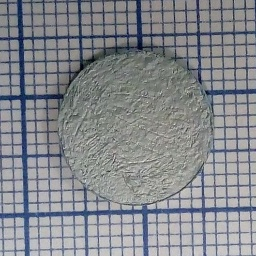
#> input picture cnn/dataset/images/102.jpg, 256 x 256 px, found by its file name; its folder holds only this picture in this run
$ jupyter execute --allow-errors grid_detection.ipynb
#> lines starting #> are read from the running program, lines starting #| are printed output that depends on the picture; long printed decimals are rounded
[cell 1]
import numpy as np
import matplotlib.pyplot as plt
from PIL import Image
from skimage import color, util, transform as trans, filters, feature
import os
from scipy import ndimage, signal
from sklearn import cluster

[cell 2]
images_path = os.path.join('dataset', 'images')

def get(filename):
    return np.array(Image.open(os.path.join(images_path, filename)))

def by_id(i):
    return get(f'{i}.jpg')

def random_images(k=1):
    return tuple(map(get, np.random.choice(os.listdir(images_path), k)))

def hsv_gray(image):
    return color.rgb2gray(color.rgb2hsv(image))

def levels(image, f=np.nansum):
    return f(image, axis=0), f(image, axis=1)

# [8 lines left out: function freqs, not called in this run]


def fft2d(image):
    return np.fft.fftshift(np.fft.fft2(np.fft.ifftshift(image)))

def ifft2d(image):
    return np.fft.fftshift(np.fft.ifft2(np.fft.ifftshift(image)))

# [11 lines left out: functions ftfilter, radfilter, not called in this run]

# Fourier 1D

## Algoritmo

[cell 3]
w, h = size = np.array([256, 256])
dx, dy = size/np.random.randint(5, 20, 2)
dx, dy

[cell 4]
l = 2 # pixels
image = np.zeros(size)
for x in np.arange(0, w, dx):
    image[int(x)-l//2:int(x)+l//2] = 1
for y in np.arange(0, h, dy):
    image[:, int(y)-l//2:int(y)+l//2] = 1

plt.imshow(image, cmap='gray')
plt.show()

[cell 5]
plt.plot(np.sum(image, axis=1))
plt.plot(np.sum(image, axis=0), '--')
plt.show()
#> figure, not shown here; curve peaks at x = 14, y = 256; curve peaks at x = 24, y = 256

[cell 6]
t = np.arange(0, w)
freq_x = np.fft.fftfreq(w, 1)
freq_y = np.fft.fftfreq(h, 1)
fft_x = np.abs(np.fft.fft(np.sum(image, axis=1)))
fft_y = np.abs(np.fft.fft(np.sum(image, axis=0)))
plt.plot(freq_x, fft_x)
plt.plot(freq_y, fft_y)
plt.show()

[cell 7]
vals_x, vals_y = freq_x[fft_x == np.sort(fft_x)[-2]], freq_y[fft_y == np.sort(fft_y)[-2]]
vals_x, vals_y

#> (a cell that did not finish here is left out)

#> (a cell that did not finish here is left out)

[cell 10]
ft = np.fft.ifftshift(image)
ft = np.fft.fft2(ft)
ft = np.fft.fftshift(ft)

[cell 11]
plt.imshow(np.abs(ft))

## Implementação

[cell 12]
IMAGES_PATH = os.path.join('dataset', 'images')
#> (the rest of this cell did not finish here and is left out)

[cell 13]
# [8 lines left out: function get_freq, not called in this run]

[cell 14]
plt.figure(figsize=(5, 5))
#> (the rest of this cell did not finish here and is left out)

[cell 15]
plt.figure(figsize=(5, 5))
#> (the rest of this cell did not finish here and is left out)

# Transformação de Hough

$$
x\sin\theta - y\cos\theta + \rho = 0
$$

[cell 16]
image = random_images()[0]
#> in get, returned value is the input picture: shape (256, 256, 3); mean R, G, B 133.4, 136.3, 141.3
imgray = color.rgb2gray(image)
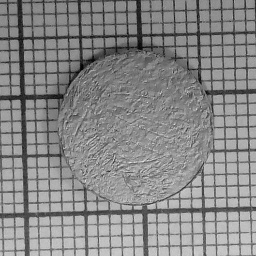
#> imgray: shape (256, 256) float64; min 0.00254, max 0.907, mean 0.533
plt.imshow(imgray)

[cell 17]
#thres = filters.threshold_otsu(ndimage.sobel(imgray))
edges = hsv_gray(ndimage.laplace(image))#feature.canny(imgray)
#> in hsv_gray, `return color.rgb2gray(color.rgb2hsv(image))`:
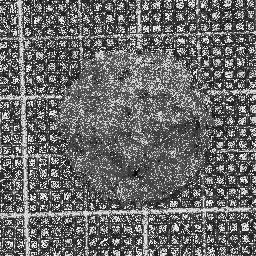
#> returned value: shape (256, 256) float64; min 0.000283, max 1, mean 0.415
plt.imshow(edges, cmap='gray')

[cell 18]
lines = trans.probabilistic_hough_line(edges,line_length=5, line_gap=5)
#> lines = 3822 items

[cell 19]
thetas = []
plt.imshow(edges*0)
for line in lines:
    (x0, y0), (x1, y1) = line
    plt.plot((x0, x1), (y0, y1))
    thetas.append(np.abs(np.arctan2(np.abs(y1-y0), np.abs(x1-x0))))
#> this loop made 3822 passes
#> (x0, y0, x1, y1) on passes 1 to 3: (215, 255, 0, 40), (216, 255, 0, 39), (255, 195, 0, 182)
#> after the loop, thetas = 3822 values, max 1.57 at index 176, min 0 at index 138, mean 0.737
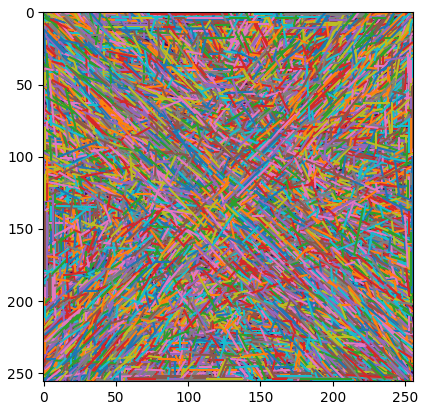
#> figure drawn by matplotlib, 1 panel

[cell 20]
X = np.abs(thetas)
#> X has the same summary as thetas
hist, bins, _ = plt.hist(X, bins=50)
#> hist = 50 values, max 508 at index 24, min 25 at index 25, mean 76.44; bins = 51 values from 0 to 1.57
maxs = bins[:-1][np.isin(hist, np.sort(hist)[::-1][:2])]
#> maxs = [0, 0.754]
plt.vlines(maxs, 0, hist.max(), color='red')
plt.show()
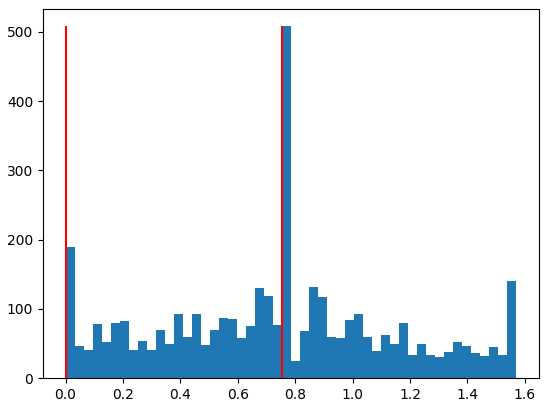
#> figure drawn by matplotlib, 1 panel; tallest bar 508 high, from x = 0.754 to 0.785

[cell 21]
print(maxs)
#| [0.         0.754]
angle = np.degrees(maxs.max() - maxs.min())
#> angle = 43.2
print(angle)
#| 43.2
print(np.abs(90-angle)/90*100)
#| 52.0

[cell 22]
fig, (ax1, ax2) = plt.subplots(1, 2, figsize=(10, 4))
ax1.imshow(edges*0)
ax2.imshow(edges*0)

X, Y = [], []
for line in lines:
    (x0, y0), (x1, y1) = line
    angle = np.abs(np.arctan2(y1-y0, x1-x0))
    if maxs[0]:
        if maxs[0]*0.9 < angle < maxs[0]*1.1:
            ax1.plot((x0, x1), (y0, y1))
    else:
        if angle < np.abs(maxs[1]-np.pi/2)*1.1 or np.pi*0.9 < angle < np.pi*1.1:
            ax1.plot((x0, x1), (y0, y1))
            Y.append((y0+y1)/2)
    if maxs[1]*0.9 < angle < maxs[1]*1.1:
        ax2.plot((x0, x1), (y0, y1))
        X.append((x0+x1)/2)
#> this loop made 3822 passes
#> (x0, y0, x1, y1, angle) on passes 1 to 3: (215, 255, 0, 40, 2.36), (216, 255, 0, 39, 2.36), (255, 195, 0, 182, 3.09)
X, Y = np.array(X), np.array(Y)
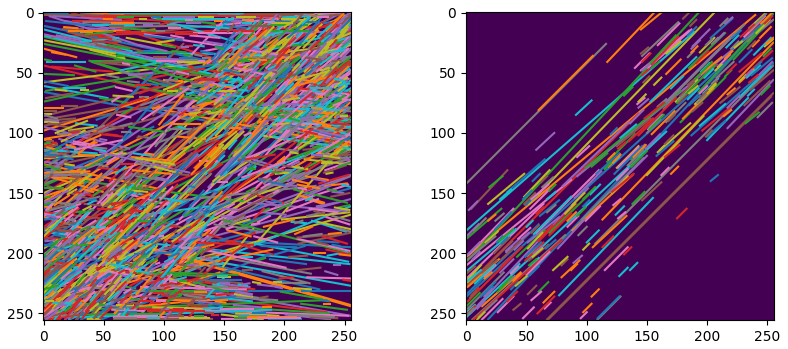
#> figure drawn by matplotlib, 2 panels

[cell 23]
plt.plot(np.sort(X))
plt.plot(np.sort(Y))
#> figure, not shown here; curve peaks at x = 345, y = 252; curve peaks at x = 1528, y = 255

[cell 24]
plt.hist([np.abs(Y[Y > y] - y).min() for y in Y if len(Y[Y > y])], bins=20)
plt.show()
#> figure, not shown here; tallest bar 1461 high, from x = 0.5 to 0.525

# Fourier 2D

[cell 25]
image = random_images()[0]
imgray = color.rgb2gray(image)
plt.imshow(imgray, cmap='gray')

[cell 26]
fft = np.abs(fft2d(imgray))
xfreqs = np.fft.ifftshift(np.fft.fftfreq(fft.shape[0], 1))
yfreqs = np.fft.ifftshift(np.fft.fftfreq(fft.shape[1], 1))
yquad = fft[:fft.shape[0]//2]
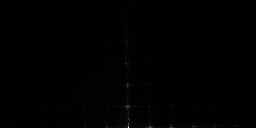
#> yquad: shape (128, 256) float64; min 0.0453, max 2758, mean 15.9; drawn with min black and max white
xquad = fft[:, :fft.shape[1]//2]
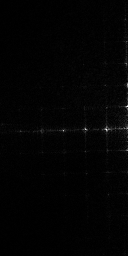
#> xquad: shape (256, 128) float64; min 0.0453, max 1135.1, mean 15.7; drawn with min black and max white
fig, axs = plt.subplots(1, 3, figsize=(9, 3))
axs[0].imshow(fft)
axs[1].imshow(yquad)
axs[2].imshow(xquad)

[cell 27]
fig = plt.figure(figsize=(10, 5))
ax1 = fig.add_subplot(1, 2, 1, projection='3d')
ax2 = fig.add_subplot(1, 2, 2, projection='3d')
ax1.plot_surface(*np.meshgrid(np.arange(0, yquad.shape[1]), np.arange(0, yquad.shape[0])), yquad)
ax2.plot_surface(*np.meshgrid(np.arange(0, xquad.shape[0]), np.arange(0, xquad.shape[1])), xquad.T)
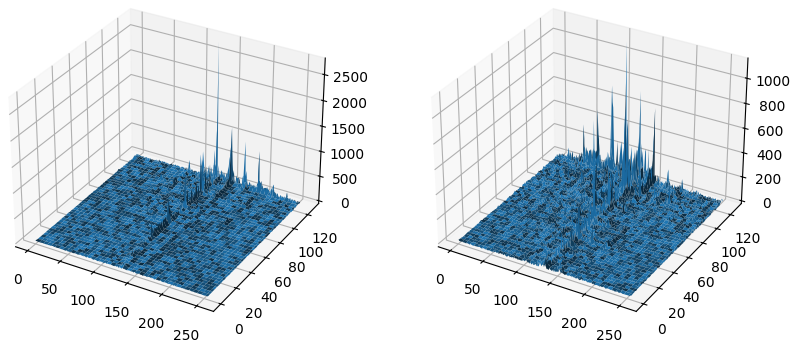
#> figure drawn by matplotlib, 2 panels

[cell 28]
fig, axs = plt.subplots(1, 2, figsize=(10, 2))
ymean = np.mean(fft, axis=1)
xmean = np.mean(fft, axis=0)
axs[0].plot(yfreqs, ymean)
axs[1].plot(xfreqs, xmean)
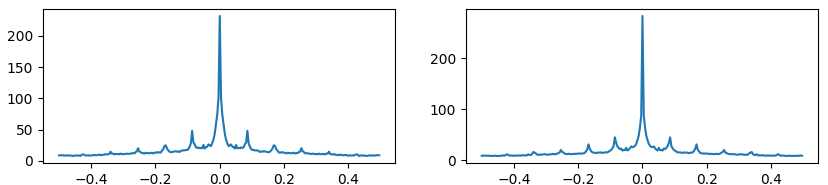
#> figure drawn by matplotlib, 2 panels; panel 1: curve peaks at x = 0, y = 232; panel 2: curve peaks at x = 0, y = 282.9

[cell 29]
fig, axs = plt.subplots(1, 2, figsize=(10, 2))
(ypeaks, _), (xpeaks, _) = signal.find_peaks(ymean), signal.find_peaks(xmean)
Py = ypeaks[ymean[ypeaks] == ymean[ypeaks][np.isin(ymean[ypeaks], ymean[yfreqs < yfreqs[ymean == ymean[ypeaks].max()][0]])].max()]
Px = xpeaks[xmean[xpeaks] == xmean[xpeaks][np.isin(xmean[xpeaks], xmean[xfreqs < xfreqs[xmean == xmean[xpeaks].max()][0]])].max()]

axs[0].plot(yfreqs, ymean)
axs[0].plot(yfreqs[ypeaks], ymean[ypeaks], '+')
axs[0].plot(yfreqs[Py], ymean[Py], 'o')
axs[1].plot(xfreqs, xmean)
axs[1].plot(xfreqs[xpeaks], xmean[xpeaks], '+')
axs[1].plot(xfreqs[Px], xmean[Px], 'o')
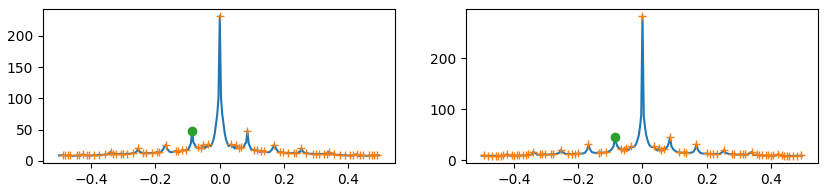
#> figure drawn by matplotlib, 2 panels; panel 1: curve peaks at x = 0, y = 232; panel 1: curve peaks at x = 0, y = 232; panel 2: curve peaks at x = 0, y = 282.9; panel 2: curve peaks at x = 0, y = 282.9

[cell 30]
xfreqs[Px][0], xfreqs[Py][0]
#> Out = (-0.0859, -0.0859)

$ run again, on cnn/dataset/images/168.jpg
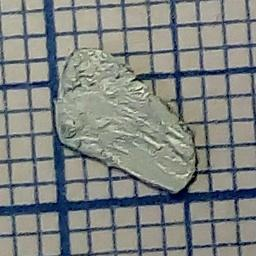
#> input picture cnn/dataset/images/168.jpg, 256 x 256 px, found by its file name
#> in get, returned value is the input picture: shape (256, 256, 3); mean R, G, B 128.6, 132.3, 129
#> in hsv_gray, `return color.rgb2gray(color.rgb2hsv(image))`:
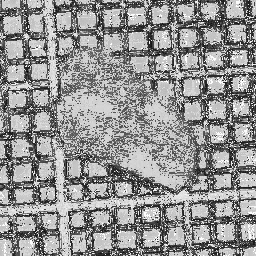
#> returned value: shape (256, 256) float64; min 0, max 1, mean 0.583
#> lines = 3848 items
#> the loop `for line in lines:` made 3848 passes
#> (x0, y0, x1, y1) on passes 1 to 3: (0, 244, 255, 14), (0, 169, 255, 33), (147, 90, 255, 31)
#> after the loop `for line in lines:`: thetas = 3848 values, max 1.57 at index 420, min 0 at index 235, mean 0.748
#> X has the same summary as thetas
#> hist = 50 values, max 492 at index 24, min 27 at index 42, mean 76.96; bins = 51 values from 0 to 1.57
#> maxs = [0, 0.754]
#| [0.         0.754]
#> `angle = np.degrees(maxs.max() - maxs.min())`: angle = 43.2
#| 43.2
#| 52.0
#> the loop `for line in lines:` made 3848 passes
#> (x0, y0, x1, y1, angle) on passes 1 to 3: (0, 244, 255, 14, 0.734), (0, 169, 255, 33, 0.49), (147, 90, 255, 31, 0.5)
#> `[cell 29] fig, axs = plt.subplots(1, 2, figsize=(10, 2)) (ypeaks, _), ..`:
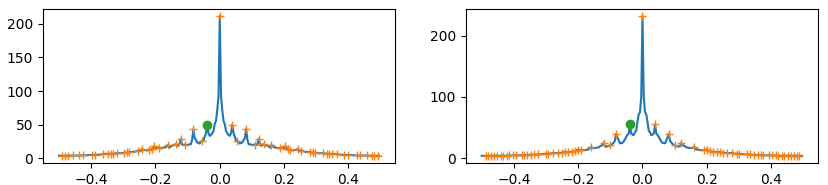
#> figure drawn by matplotlib, 2 panels; panel 1: curve peaks at x = 0, y = 211.8; panel 1: curve peaks at x = 0, y = 211.8; panel 2: curve peaks at x = 0, y = 232.5; panel 2: curve peaks at x = 0, y = 232.5
#> Out = (-0.0391, -0.0391)

$ run again, on cnn/dataset/images/171.jpg
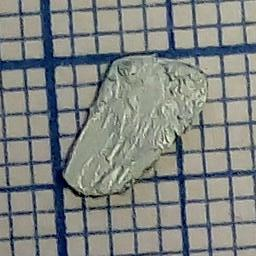
#> input picture cnn/dataset/images/171.jpg, 256 x 256 px, found by its file name
#> in get, returned value is the input picture: shape (256, 256, 3); mean R, G, B 128.6, 132.3, 129
#> lines = 3896 items
#> the loop `for line in lines:` made 3896 passes
#> (x0, y0, x1, y1) on passes 1 to 3: (86, 255, 255, 23), (255, 254, 1, 0), (100, 255, 255, 64)
#> after the loop `for line in lines:`: thetas = 3896 values, max 1.57 at index 31, min 0 at index 27, mean 0.741
#> X has the same summary as thetas
#> hist = 50 values, max 511 at index 24, min 21 at index 25, mean 77.92; bins = 51 values from 0 to 1.57
#> maxs = [0, 0.754]
#| [0.         0.754]
#> `angle = np.degrees(maxs.max() - maxs.min())`: angle = 43.2
#| 43.2
#| 52.0
#> the loop `for line in lines:` made 3896 passes
#> (x0, y0, x1, y1, angle) on passes 1 to 3: (86, 255, 255, 23, 0.941), (255, 254, 1, 0, 2.36), (100, 255, 255, 64, 0.889)
#> `[cell 29] fig, axs = plt.subplots(1, 2, figsize=(10, 2)) (ypeaks, _), ..`:
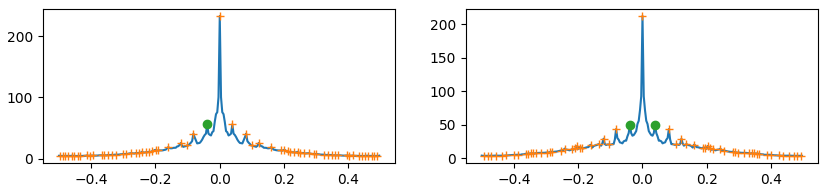
#> figure drawn by matplotlib, 2 panels; panel 1: curve peaks at x = 0, y = 232.7; panel 1: curve peaks at x = 0, y = 232.7; panel 2: curve peaks at x = 0, y = 212; panel 2: curve peaks at x = 0, y = 212
#> Out = (-0.0391, -0.0391)
